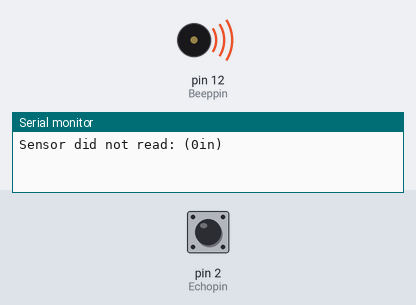
A sketch run on a simulated Arduino Nano, built with avr-gcc and run on an emulated ATmega328P. On the bench: buzzer (waves = sounding), the last lines printed to the serial monitor. The inputs (shaded band) are chosen by the test bench; at power-on: pin 2 (Echopin) LOW.

Above: at 1.2 s.
1.3 s: pin 2 (Echopin) pulsed HIGH 2 times (0.12 s each, 0.3 s apart)
At 2.7 s:
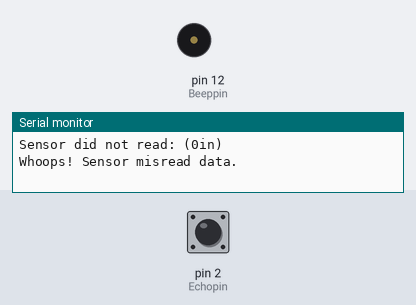
Timing chart, 0 to 4.5 s (numbered marks = the images above; inputs shaded):
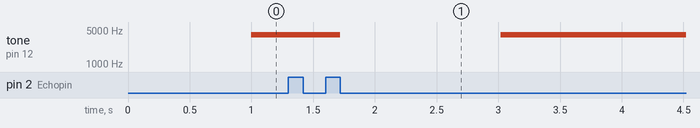

Measured:
- after the input at 1.3 s, tone on pin 12 (Beeppin): 3950 Hz → silent after 0.42 s, → 3950 Hz 1.3 s later

The sketch:

_UltrasonicSensor028.ino
```cpp
//------------------------------------------------------------------------------
// Section [#1]: Information, Notes, Etc
// *************************************** \\
// Ultrasonic sensor
// By Alec M. - (https://github.com/amattu2)
//
// Originally: Ardunio Nano V3.0 ATMEGA328P Module CH340G - 2/13/2016 @ 4:10PM
// *************************************** \\

// *************************************** \\
// ** Version: V0.28 **
// ** Contains a known bug: No **
// ** Beta Version: Yes **
// ** Last Save: 2/15/2016 @ 7:33 PM V0.28**
// ** All saves must:
// ** 1. Count as a new version (version + 0.01 typically)
// ** 2. Have a verification run on it, to verify it would work.
// *************************************** \\

// *************************************** \\
// [- Version Keynotes -] Beta
// -
// -
// -
// [- End of Version Keynotes -]

// [- Version Breadboard Updates -]
// -
// -
// -
// [- End of Breadboard Updates -]
// *************************************** \\

//------------------------------------------------------------------------------
// Section [#2]: Initalization, Constants, Pin Numbers

// Sensors, Hearing Aid
const int Trigpin = A7;                    // Blue cord   // Trigger pin on the sensor goes to pin A7 on the Ardunio.
const int Echopin = 2;                     // Yellow cord // Echo pin on the sensor goes to pin D2 on the Arduino.
const int Beeppin = 12;                    // Piezospeaker anode pin goes to A3 on the Arduino.

// LEDs, Visual Aid (Pin numbers)
const int Led4 = A4;                       // Con: Pin D4, Purple/Violet
const int Led2 = 5;                        // Con: Pin D5, Yellow
const int Led3 = 4;                        // Con: Pin A4, Red
const int Led1 = A5;                       // Con: Pin A5, Green

// Distances (In inches)
const int Warn = 24;                        // The distance at which the warn variable becomes active. In inches. Default is 24in.
const int Beep = 12;                        // The distance at which the buzzer becomes active. In inches. Default is 12in.
const int Mread = 200;                      // The distance at which it determines if the sensor misread the distance. Default is 200in.
const int Nread = 0;                        // The distance at which it determines if the sensor is disconnected. Default is, and should remain 0in.

// Piezospeaker Frequency
const int Tone1 = 3950;                     // #1: Ultra-pitch. Very ear piercing. Use only if needed.
const int Tone2 = 3500;                     // #2: High-pitch.

//------------------------------------------------------------------------------
// Section [#3]: Beginning Code, More Initalizing


void setup() {
  Serial.begin(9600);                      // initialize serial communication
}

void loop() {
  // establish variables for duration of the ping,
  // and the distance result in inches and centimeters:
  long duration, inches;

//------------------------------------------------------------------------------
// Section [#4A]: Measurements Sending, Input/Output
reread:

  pinMode(Trigpin, OUTPUT);        // Set pin to send pulses/output.
  digitalWrite(Trigpin, LOW);      // Turn the pin off, just to verify it wasn't on before.
  delayMicroseconds(50);           // Wait 0.05 seconds.
  digitalWrite(Trigpin, HIGH);     // Send the pulses out.
  delayMicroseconds(5);            // Wait .005 seconds
  digitalWrite(Trigpin, LOW);      // Turn the pulses off.

//**************************************\\
// Section [#4B]: Measurement Receiving

  pinMode(Echopin, INPUT);           // Set pin to take input.
  pinMode(Echopin, HIGH);            // Turn the pin on.
  delayMicroseconds(1);              // Pause for 0.001 Second.
  pinMode(Echopin, LOW);             // Turn pin off.
  duration = pulseIn(Echopin, HIGH); // Idk what this does, it's from the original..

//------------------------------------------------------------------------------
// Section [#5]: Coversion (Time to inches)

  inches = microsecondsToInches(duration);

//------------------------------------------------------------------------------
// Section [#6]: If-Statements [No read]

if (inches == Nread)         // Start IF-#5: If the sensor reads 0, then goto the beginning.
{
  digitalWrite(Led1, LOW);
  digitalWrite(Led4, HIGH);
  tone(Beeppin, Tone1);
  Serial.print("Sensor did not read: (");
  Serial.print(inches);
  Serial.println("in)");
  delay(300);
  goto reread;
}                        // End IF-#5
else if (inches != Nread)
{
  noTone(Beeppin);
  digitalWrite(Led4, LOW);
}

//**************************************\\
// Section [#6A]: If-Statements [Green LED]
greenled:

if (inches > Warn)            // Start IF-#1: If object is further than 24 inches or variable "warn" then turn on the green LED.
{
  digitalWrite(Led1, HIGH);
}
else if (inches < Warn)       // Else, if it is closer than 24 inches turn it off.
{
  digitalWrite(Led1, LOW);
}                             // End IF-#1

//**************************************\\
// Section [#6B]: If-Statements [Yellow LED]

if (inches < Warn)            // Start IF-#2: If closer than 24 inches (default) turn off the green LED, and turn on the yellow one.
{
  digitalWrite(Led2, HIGH);
  Serial.print(inches);
  Serial.print("in");
  Serial.println();
}
else if (inches > Warn)
{
  digitalWrite(Led2, LOW);
}                            // End IF-#2

//**************************************\\
// Section [#6C]: If-Statements [Red LED, Piezospeaker]

if (inches < Beep)           // Start IF-#3: If closer than 12 inches (default) then sound the buzzer and show on the screen.
{
  digitalWrite(Led2, LOW);
  digitalWrite(Led3, HIGH);
  tone(Beeppin, Tone2);
  Serial.print("Please reduce following distance by");
  Serial.print(" ");
  Serial.print(Warn - inches);
  Serial.print("in");
  Serial.println();
  delay(300);
}
else if (inches > Beep)
{
  digitalWrite(Led3, LOW);
  noTone(Beeppin);
}                           // End IF-#3

//**************************************\\
// Section [#6D]: If-Statements [Error]

if (inches > Mread)         // Start IF-#4: If the distance is over 200 then the sensor probably misread, and goto the beginning.
{
  digitalWrite(Led1, LOW);         // Turn off the green led.
  digitalWrite(Led4, HIGH);        // Turn on the purple one.
  Serial.println("Whoops! Sensor misread data.");
  delay(300);
  digitalWrite(Led4, LOW);
  goto reread;
}                           // End IF-#4

//------------------------------------------------------------------------------
// Section [#7]: End of loop

delay(300);
}

//------------------------------------------------------------------------------
// Section [#8]: True Conversion.

long microsecondsToInches(long microseconds) {
  // According to Parallax's datasheet for the PING))), there are
  // 73.746 microseconds per inch (i.e. sound travels at 1130 feet per
  // second).  This gives the distance travelled by the ping, outbound
  // and return, so we divide by 2 to get the distance of the obstacle.
  // See: http://www.parallax.com/dl/docs/prod/acc/28015-PING-v1.3.pdf
  return microseconds / 74 / 2;
}
//------------------------------------------------------------------------------
// Section [End]: Program is over.
```
